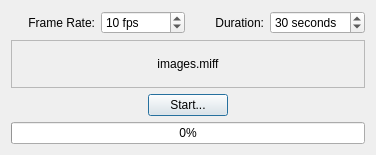
<ui version="4.0" >
 <class>ScreenCaptureWindow</class>
 <widget class="QDialog" name="ScreenCaptureWindow" >
  <property name="geometry" >
   <rect>
    <x>0</x>
    <y>0</y>
    <width>376</width>
    <height>155</height>
   </rect>
  </property>
  <property name="windowTitle" >
   <string>Screen Capture</string>
  </property>
  <layout class="QVBoxLayout" >
   <item>
    <layout class="QHBoxLayout" >
     <item>
      <layout class="QHBoxLayout" >
       <item>
        <widget class="QLabel" name="label_2" >
         <property name="text" >
          <string>Frame Rate:</string>
         </property>
         <property name="alignment" >
          <set>Qt::AlignRight|Qt::AlignTrailing|Qt::AlignVCenter</set>
         </property>
        </widget>
       </item>
       <item>
        <widget class="QSpinBox" name="frameRate_" >
         <property name="suffix" >
          <string> fps</string>
         </property>
         <property name="minimum" >
          <number>1</number>
         </property>
         <property name="maximum" >
          <number>30</number>
         </property>
         <property name="value" >
          <number>10</number>
         </property>
        </widget>
       </item>
      </layout>
     </item>
     <item>
      <layout class="QHBoxLayout" >
       <item>
        <widget class="QLabel" name="label_3" >
         <property name="text" >
          <string>Duration:</string>
         </property>
         <property name="alignment" >
          <set>Qt::AlignRight|Qt::AlignTrailing|Qt::AlignVCenter</set>
         </property>
        </widget>
       </item>
       <item>
        <widget class="QSpinBox" name="duration_" >
         <property name="suffix" >
          <string> seconds</string>
         </property>
         <property name="minimum" >
          <number>1</number>
         </property>
         <property name="maximum" >
          <number>999</number>
         </property>
         <property name="value" >
          <number>30</number>
         </property>
        </widget>
       </item>
      </layout>
     </item>
    </layout>
   </item>
   <item>
    <widget class="QLabel" name="filePath_" >
     <property name="sizePolicy" >
      <sizepolicy vsizetype="Preferred" hsizetype="Preferred" >
       <horstretch>1</horstretch>
       <verstretch>1</verstretch>
      </sizepolicy>
     </property>
     <property name="frameShape" >
      <enum>QFrame::StyledPanel</enum>
     </property>
     <property name="frameShadow" >
      <enum>QFrame::Sunken</enum>
     </property>
     <property name="text" >
      <string>images.miff</string>
     </property>
     <property name="alignment" >
      <set>Qt::AlignCenter</set>
     </property>
     <property name="wordWrap" >
      <bool>true</bool>
     </property>
    </widget>
   </item>
   <item>
    <layout class="QHBoxLayout" >
     <item>
      <spacer>
       <property name="orientation" >
        <enum>Qt::Horizontal</enum>
       </property>
       <property name="sizeHint" >
        <size>
         <width>40</width>
         <height>20</height>
        </size>
       </property>
      </spacer>
     </item>
     <item>
      <widget class="QPushButton" name="startStop_" >
       <property name="text" >
        <string>Start...</string>
       </property>
      </widget>
     </item>
     <item>
      <spacer>
       <property name="orientation" >
        <enum>Qt::Horizontal</enum>
       </property>
       <property name="sizeHint" >
        <size>
         <width>40</width>
         <height>20</height>
        </size>
       </property>
      </spacer>
     </item>
    </layout>
   </item>
   <item>
    <widget class="QProgressBar" name="progressBar_" >
     <property name="value" >
      <number>0</number>
     </property>
     <property name="orientation" >
      <enum>Qt::Horizontal</enum>
     </property>
    </widget>
   </item>
  </layout>
 </widget>
 <resources/>
 <connections/>
</ui>
